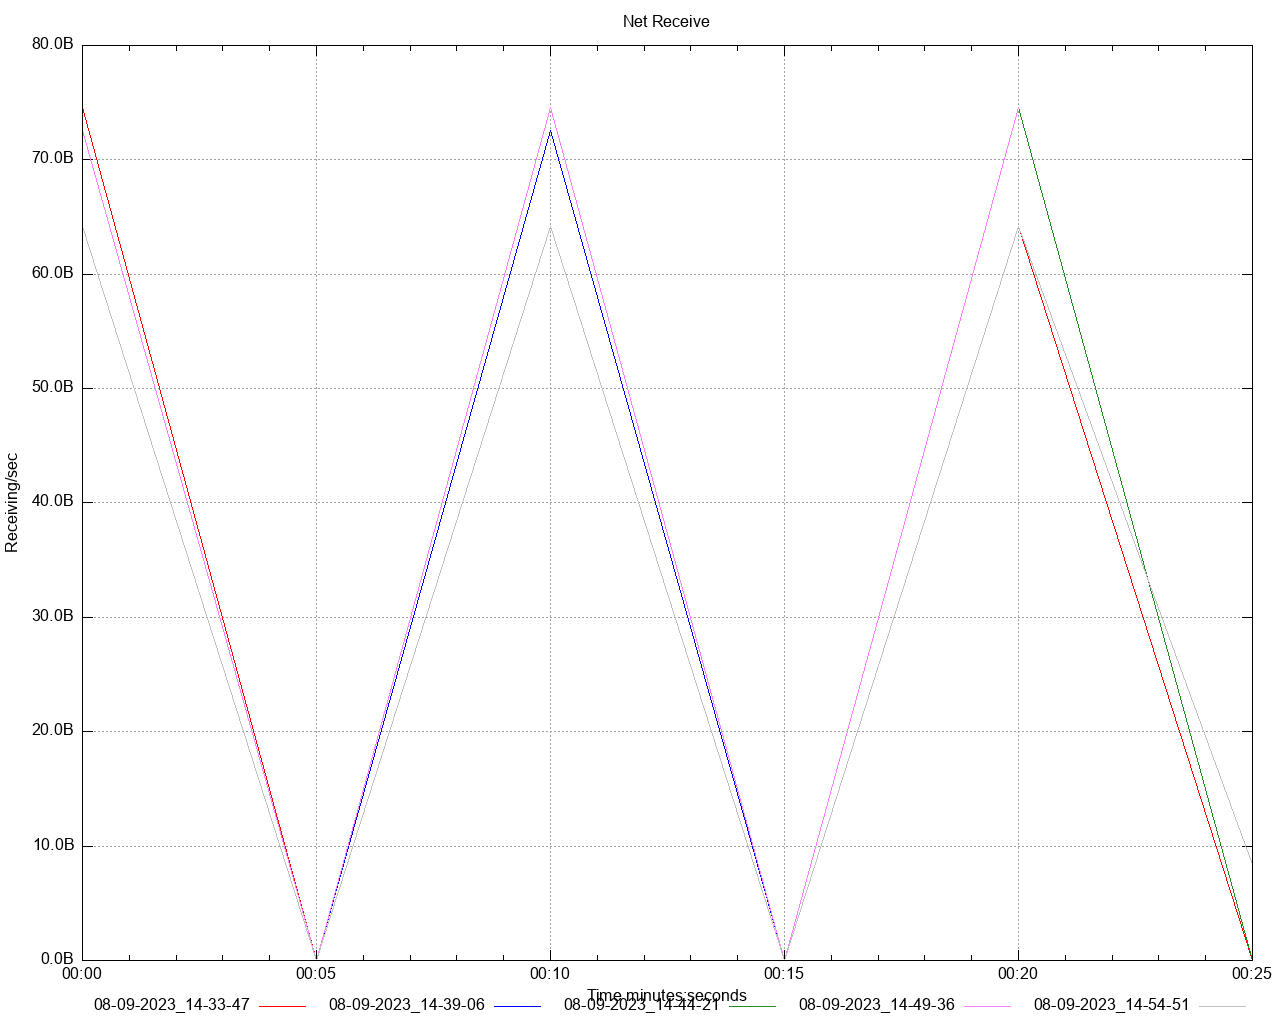

The script that saved this image:
set title 'Net Receive' noenhanced
set style data lines
set datafile separator ","
set terminal png size 1280,1024
set grid
set key below
set xdata time
set timefmt "%s"
offset = 0
t0(x)=(offset=($0==0) ? x : offset, x - offset)
set xlabel 'Time minutes:seconds'
set ylabel 'Receiving/sec'
set format y '%.1s%cB'
set output '/Users/gbarnett/git/hazelcast-simulator/atomiclong-3node-member/atomicreference/dstat/net_receive_A6.png'
plot \
   '/Users/gbarnett/git/hazelcast-simulator/atomiclong-3node-member/atomicreference/data/net_receive_A6_1.data' using (t0(timecolumn(1))):2 title "08-09-2023_14-33-47" noenhanced lt rgb "red", \
   '/Users/gbarnett/git/hazelcast-simulator/atomiclong-3node-member/atomicreference/data/net_receive_A6_2.data' using (t0(timecolumn(1))):2 title "08-09-2023_14-39-06" noenhanced lt rgb "blue", \
   '/Users/gbarnett/git/hazelcast-simulator/atomiclong-3node-member/atomicreference/data/net_receive_A6_3.data' using (t0(timecolumn(1))):2 title "08-09-2023_14-44-21" noenhanced lt rgb "forest-green", \
   '/Users/gbarnett/git/hazelcast-simulator/atomiclong-3node-member/atomicreference/data/net_receive_A6_4.data' using (t0(timecolumn(1))):2 title "08-09-2023_14-49-36" noenhanced lt rgb "orchid", \
   '/Users/gbarnett/git/hazelcast-simulator/atomiclong-3node-member/atomicreference/data/net_receive_A6_5.data' using (t0(timecolumn(1))):2 title "08-09-2023_14-54-51" noenhanced lt rgb "grey", \
